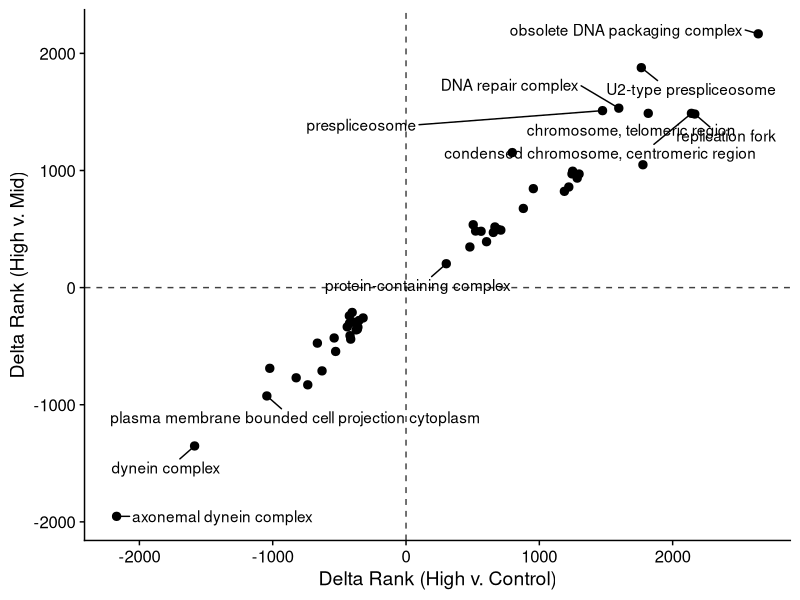
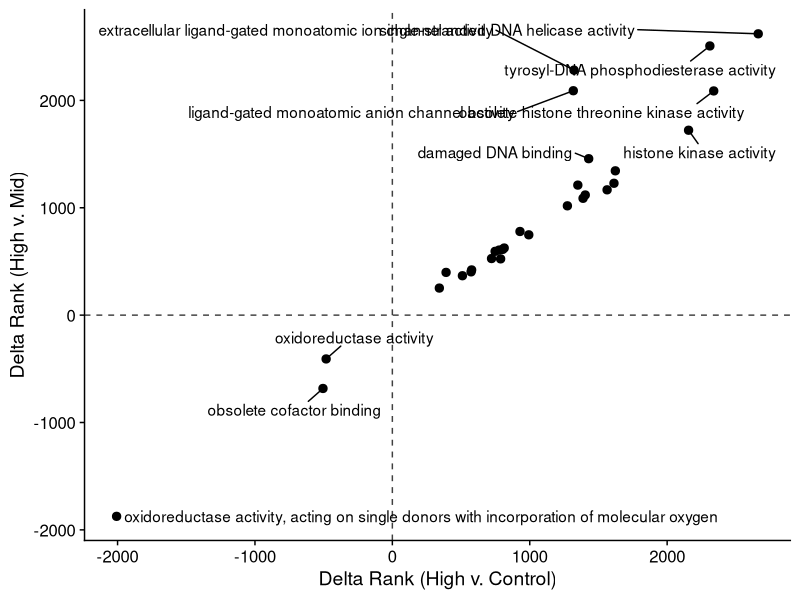
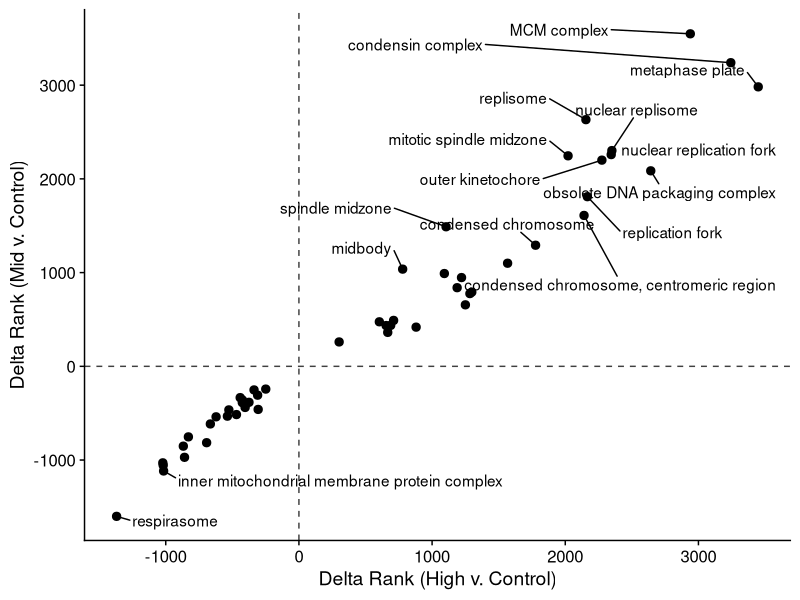
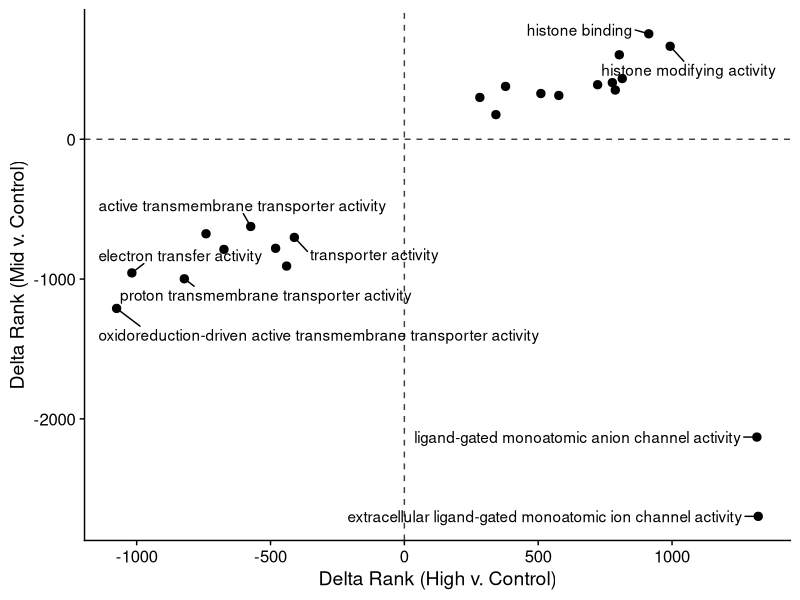
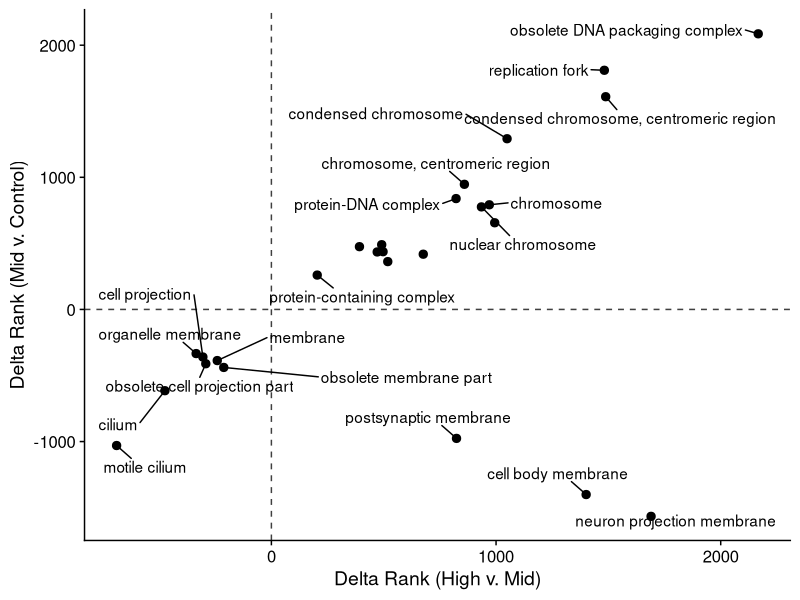
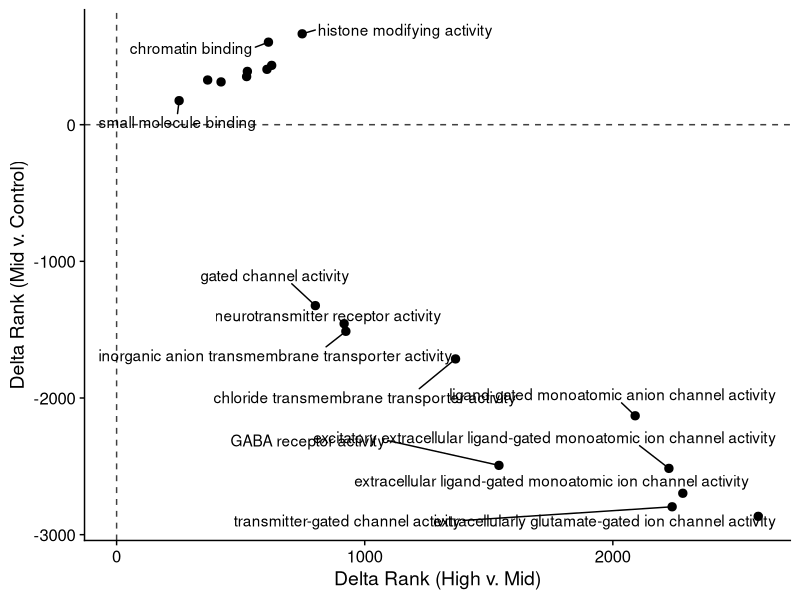
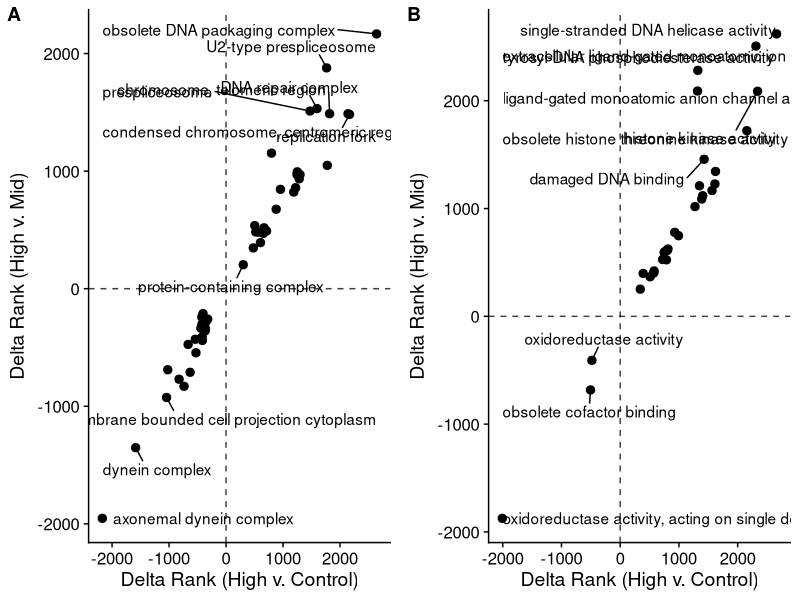
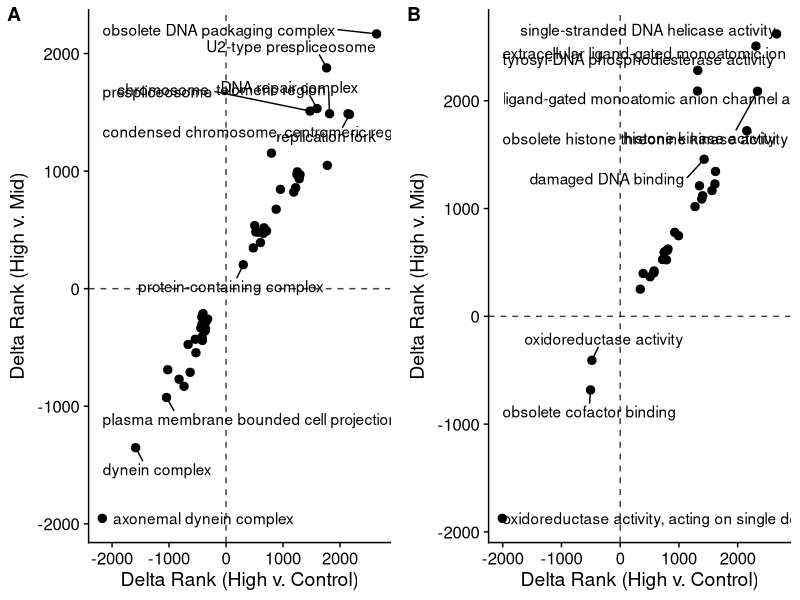

These figures' R source, in order:
## ---- chunk 1
knitr::opts_chunk$set(echo = TRUE)

library(tidyverse)
library(ggrepel)
library(cowplot)
## ---- chunk 2
cc_hvc=read.table("GO_MWU/MWU_CC_DE_High_v_Control_LFC.csv",header=T)
cc_hvm=read.table("GO_MWU/MWU_CC_DE_High_v_Mid_LFC.csv",header=T)
## ---- chunk 3
cc_good <- intersect(cc_hvc$term, cc_hvm$term)

# Filter sets
cc_hvc_filt <- cc_hvc[cc_hvc$term %in% cc_good,]
cc_hvm_filt <- cc_hvm[cc_hvm$term %in% cc_good,]
## ---- chunk 4
ress <- merge(cc_hvc_filt, cc_hvm_filt, by = "term")
## ---- chunk 5
ress_filt <- ress %>%
  dplyr::filter(p.adj.x < 0.01) %>%
  dplyr::filter(p.adj.y < 0.01)
## ---- chunk 6
cc_plot <- ggplot(ress_filt, aes(delta.rank.x, delta.rank.y, label = name.y)) +
  geom_point(size = 2.5, show.legend = F) +
  geom_text_repel(data = ress_filt, aes(), segment.alpha = 1, box.padding = 0.7, direction = "both", max.overlaps = 10) +
  scale_size("size") +
  labs(x = "Delta Rank (High v. Control)", y = "Delta Rank (High v. Mid)") +
  geom_vline(xintercept = 0, linetype = 2, alpha = 0.75) +
  geom_hline(yintercept = 0, linetype = 2, alpha = 0.75) +
  theme_cowplot(); cc_plot
## ---- chunk 7
mf_hvc=read.table("GO_MWU/MWU_MF_DE_High_v_Control_LFC.csv",header=T)
mf_hvm=read.table("GO_MWU/MWU_MF_DE_High_v_Mid_LFC.csv",header=T)
## ---- chunk 8
mf_good <- intersect(mf_hvc$term, mf_hvm$term)

# Filter sets
mf_hvc_filt <- mf_hvc[mf_hvc$term %in% mf_good,]
mf_hvm_filt <- mf_hvm[mf_hvm$term %in% mf_good,]
## ---- chunk 9
ress <- merge(mf_hvc_filt, mf_hvm_filt, by = "term")
## ---- chunk 10
ress_filt <- ress %>%
  dplyr::filter(p.adj.x < 0.01) %>%
  dplyr::filter(p.adj.y < 0.01)
## ---- chunk 11
mf_plot <- ggplot(ress_filt, aes(delta.rank.x, delta.rank.y, label = name.y)) +
  geom_point(size = 2.5, show.legend = F) +
  geom_text_repel(data = ress_filt, aes(), segment.alpha = 1, box.padding = 0.7, direction = "both", max.overlaps = 10) +
  scale_size("size") +
  labs(x = "Delta Rank (High v. Control)", y = "Delta Rank (High v. Mid)") +
  geom_vline(xintercept = 0, linetype = 2, alpha = 0.75) +
  geom_hline(yintercept = 0, linetype = 2, alpha = 0.75) +
  theme_cowplot(); mf_plot
## ---- chunk 12
plot <- plot_grid(cc_plot, mf_plot, labels = c('A', 'B'))

ggsave("../output/GO_MWU/HighvControl_HighvMid_DeltaRank.pdf", plot = last_plot(), width = 40, height = 20, units = "cm")
ggsave("../output/GO_MWU/HighvControl_HighvMid_DeltaRank.png", plot = last_plot(), width = 40, height = 20, units = "cm")
## ---- chunk 13
cc_hvc=read.table("GO_MWU/MWU_CC_DE_High_v_Control_LFC.csv",header=T)
cc_mvc=read.table("GO_MWU/MWU_CC_DE_Mid_v_Control_LFC.csv",header=T)
## ---- chunk 14
cc_good <- intersect(cc_hvc$term, cc_mvc$term)

# Filter sets
cc_hvc_filt <- cc_hvc[cc_hvc$term %in% cc_good,]
cc_mvc_filt <- cc_mvc[cc_mvc$term %in% cc_good,]
## ---- chunk 15
ress <- merge(cc_hvc_filt, cc_mvc_filt, by = "term")
## ---- chunk 16
ress_filt <- ress %>%
  dplyr::filter(p.adj.x < 0.01) %>%
  dplyr::filter(p.adj.y < 0.01)
## ---- chunk 17
cc_plot <- ggplot(ress_filt, aes(delta.rank.x, delta.rank.y, label = name.y)) +
  geom_point(size = 2.5, show.legend = F) +
  geom_text_repel(data = ress_filt, aes(), segment.alpha = 1, box.padding = 0.7, direction = "both", max.overlaps = 10) +
  scale_size("size") +
  labs(x = "Delta Rank (High v. Control)", y = "Delta Rank (Mid v. Control)") +
  geom_vline(xintercept = 0, linetype = 2, alpha = 0.75) +
  geom_hline(yintercept = 0, linetype = 2, alpha = 0.75) +
  theme_cowplot(); cc_plot
## ---- chunk 18
mf_hvc=read.table("GO_MWU/MWU_MF_DE_High_v_Control_LFC.csv",header=T)
mf_mvc=read.table("GO_MWU/MWU_MF_DE_Mid_v_Control_LFC.csv",header=T)
## ---- chunk 19
mf_good <- intersect(mf_hvc$term, mf_mvc$term)

# Filter sets
mf_hvc_filt <- mf_hvc[mf_hvc$term %in% mf_good,]
mf_mvc_filt <- mf_mvc[mf_mvc$term %in% mf_good,]
## ---- chunk 20
ress <- merge(mf_hvc_filt, mf_mvc_filt, by = "term")
## ---- chunk 21
ress_filt <- ress %>%
  dplyr::filter(p.adj.x < 0.01) %>%
  dplyr::filter(p.adj.y < 0.01)
## ---- chunk 22
mf_plot <- ggplot(ress_filt, aes(delta.rank.x, delta.rank.y, label = name.y)) +
  geom_point(size = 2.5, show.legend = F) +
  geom_text_repel(data = ress_filt, aes(), segment.alpha = 1, box.padding = 0.7, direction = "both", max.overlaps = 10) +
  scale_size("size") +
  labs(x = "Delta Rank (High v. Control)", y = "Delta Rank (Mid v. Control)") +
  geom_vline(xintercept = 0, linetype = 2, alpha = 0.75) +
  geom_hline(yintercept = 0, linetype = 2, alpha = 0.75) +
  theme_cowplot(); mf_plot
## ---- chunk 23
plot <- plot_grid(cc_plot, mf_plot, labels = c('A', 'B'))

ggsave("../output/GO_MWU/HighvControl_MidvControl_DeltaRank.pdf", plot = last_plot(), width = 40, height = 20, units = "cm")
ggsave("../output/GO_MWU/HighvControl_MidvControl_DeltaRank.png", plot = last_plot(), width = 40, height = 20, units = "cm")
## ---- chunk 24
cc_hvm=read.table("GO_MWU/MWU_CC_DE_High_v_Mid_LFC.csv",header=T)
cc_mvc=read.table("GO_MWU/MWU_CC_DE_Mid_v_Control_LFC.csv",header=T)
## ---- chunk 25
cc_good <- intersect(cc_hvm$term, cc_mvc$term)

# Filter sets
cc_hvm_filt <- cc_hvm[cc_hvm$term %in% cc_good,]
cc_mvc_filt <- cc_mvc[cc_mvc$term %in% cc_good,]
## ---- chunk 26
ress <- merge(cc_hvm_filt, cc_mvc_filt, by = "term")
## ---- chunk 27
ress_filt <- ress %>%
  dplyr::filter(p.adj.x < 0.01) %>%
  dplyr::filter(p.adj.y < 0.01)
## ---- chunk 28
cc_plot <- ggplot(ress_filt, aes(delta.rank.x, delta.rank.y, label = name.y)) +
  geom_point(size = 2.5, show.legend = F) +
  geom_text_repel(data = ress_filt, aes(), segment.alpha = 1, box.padding = 0.7, direction = "both", max.overlaps = 10) +
  scale_size("size") +
  labs(x = "Delta Rank (High v. Mid)", y = "Delta Rank (Mid v. Control)") +
  geom_vline(xintercept = 0, linetype = 2, alpha = 0.75) +
  geom_hline(yintercept = 0, linetype = 2, alpha = 0.75) +
  theme_cowplot(); cc_plot
## ---- chunk 29
mf_hvm=read.table("GO_MWU/MWU_MF_DE_High_v_Mid_LFC.csv",header=T)
mf_mvc=read.table("GO_MWU/MWU_MF_DE_Mid_v_Control_LFC.csv",header=T)
## ---- chunk 30
mf_good <- intersect(mf_hvm$term, mf_mvc$term)

# Filter sets
mf_hvm_filt <- mf_hvm[mf_hvm$term %in% mf_good,]
mf_mvc_filt <- mf_mvc[mf_mvc$term %in% mf_good,]
## ---- chunk 31
ress <- merge(mf_hvm_filt, mf_mvc_filt, by = "term")
## ---- chunk 32
ress_filt <- ress %>%
  dplyr::filter(p.adj.x < 0.01) %>%
  dplyr::filter(p.adj.y < 0.01)
## ---- chunk 33
mf_plot <- ggplot(ress_filt, aes(delta.rank.x, delta.rank.y, label = name.y)) +
  geom_point(size = 2.5, show.legend = F) +
  geom_text_repel(data = ress_filt, aes(), segment.alpha = 1, box.padding = 0.7, direction = "both", max.overlaps = 10) +
  scale_size("size") +
  labs(x = "Delta Rank (High v. Mid)", y = "Delta Rank (Mid v. Control)") +
  geom_vline(xintercept = 0, linetype = 2, alpha = 0.75) +
  geom_hline(yintercept = 0, linetype = 2, alpha = 0.75) +
  theme_cowplot(); mf_plot
## ---- chunk 34
plot <- plot_grid(cc_plot, mf_plot, labels = c('A', 'B'))

ggsave("../output/GO_MWU/HighvMid_MidvControl_DeltaRank.pdf", plot = last_plot(), width = 40, height = 20, units = "cm")
ggsave("../output/GO_MWU/HighvMid_MidvControl_DeltaRank.png", plot = last_plot(), width = 40, height = 20, units = "cm")
